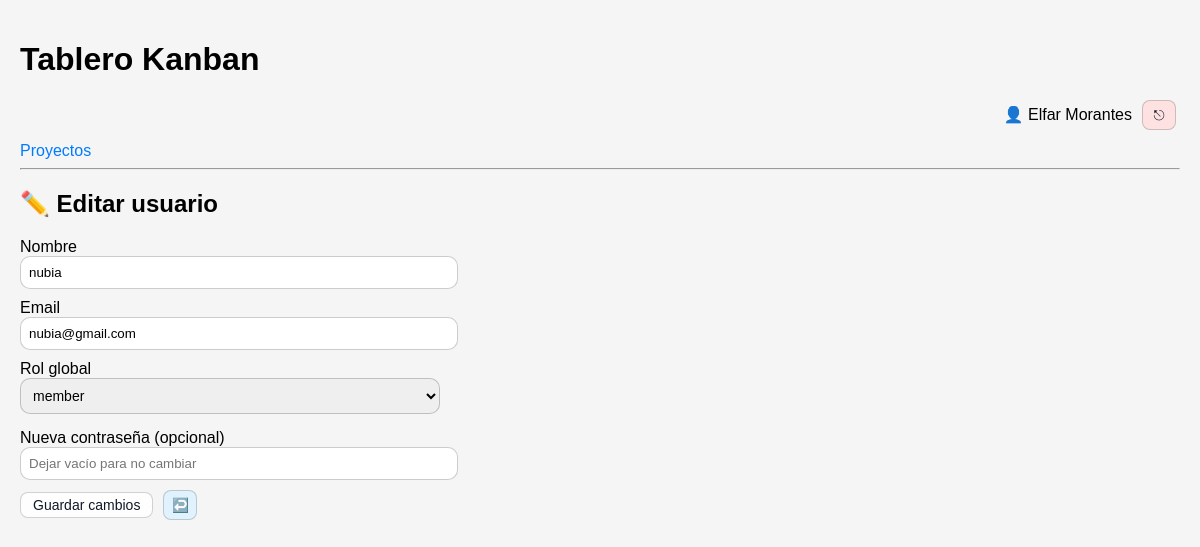
The app's page /?controller=users&action=edit&id=80824838 (signed in) with its own data.
### tables this page shows
CREATE TABLE `users` (
  `id` int(11) NOT NULL,
  `name` varchar(120) NOT NULL,
  `email` varchar(190) NOT NULL,
  `password_hash` varchar(255) NOT NULL,
  `role` enum('owner','admin','member','viewer') NOT NULL DEFAULT 'member',
  `created_at` datetime NOT NULL DEFAULT current_timestamp()
);

### core/BaseController.php (called while the page is built, shortened)
<?php
abstract class BaseController
{
    protected function render(string $view, array $params = []): void
    {
        extract($params);
        $viewFile = __DIR__ . '/../app/views/' . $view . '.php';
        include __DIR__ . '/../app/views/layout.php';
    }
}

### app/controllers/UsersController.php (called while the page is built, shortened)
<?php
require_once __DIR__ . '/../../core/BaseController.php';
require_once __DIR__ . '/../../core/Auth.php';
require_once __DIR__ . '/../models/User.php';
class UsersController extends BaseController
{
    public function edit(): void
    {
        $id = (int)($_GET['id'] ?? 0);
        $user = User::find($id);
        $this->render('users/edit', [
            'user'  => $user,
            'error' => $_GET['error'] ?? '',
            'ok'    => $_GET['ok'] ?? ''
        ]);
    }
}

### public/index.php (called while the page is built, shortened)
<?php
$actionName     = $_GET['action'] ?? 'index';
$controller = new $controllerClass();
try {
    $controller->$actionName();
} catch (Exception $e) {
    echo "<h1>Error</h1>";
    echo "<p>" . htmlspecialchars($e->getMessage()) . "</p>";
}

### core/Auth.php (called while the page is built, shortened)
<?php
class Auth
{
    public static function userId(): ?int
    {
        return isset($_SESSION['user_id']) ? (int)$_SESSION['user_id'] : null;
    }
    public static function check(): bool
    {
        return self::userId() !== null;
    }
}

### config/db.php (called while the page is built)
<?php
class Database
{
    private static ?\PDO $connection = null;
    public static function getConnection(): \PDO
    {
        if (self::$connection === null) {
            $host = 'localhost';
            $db   = 'kanban_db';
            $user = 'root';
            $pass = '';
            $dsn  = "mysql:host=$host;dbname=$db;charset=utf8mb4";
            self::$connection = new PDO($dsn, $user, $pass, [
                PDO::ATTR_ERRMODE            => PDO::ERRMODE_EXCEPTION,
                PDO::ATTR_DEFAULT_FETCH_MODE => PDO::FETCH_ASSOC
            ]);
            self::$connection->exec("SET time_zone = '-05:00'");
        }
        return self::$connection;
    }
}

### app/models/User.php (called while the page is built, shortened)
<?php
require_once __DIR__ . '/../../config/db.php';
class User
{
    private static function db(): PDO { return Database::getConnection(); }
    public static function find(int $id): ?array
    {
        $stmt = self::db()->prepare("SELECT id,name,email,role FROM users WHERE id=? LIMIT 1");
        $stmt->execute([$id]);
        $u = $stmt->fetch();
        return $u ?: null;
    }
}

### app/views/users/edit.php (the view, shortened to what this page needs)
<h2>✏️ Editar usuario</h2>
<form method="POST" action="<?= BASE_URL ?>?controller=users&action=update" style="max-width:420px;">
  <div style="margin-bottom:10px;">
    <label>Nombre</label><br>
    <input name="name" required
           value="<?= htmlspecialchars($user['name'] ?? '') ?>"
           style="width:100%;padding:8px;border-radius:10px;border:1px solid rgba(0,0,0,.2);">
  </div>
  <div style="margin-bottom:10px;">
    <label>Email</label><br>
    <input name="email" type="email" required
           value="<?= htmlspecialchars($user['email'] ?? '') ?>"
           style="width:100%;padding:8px;border-radius:10px;border:1px solid rgba(0,0,0,.2);">
  </div>
  <div style="margin-bottom:10px;">
    <label>Rol global</label><br>
    <select name="role" style="width:100%;padding:8px;border-radius:10px;border:1px solid rgba(0,0,0,.2);">
      <?php foreach (['member','viewer','admin','owner'] as $r): ?>
        <option value="<?= $r ?>" <?= (($user['role'] ?? '') === $r) ? 'selected' : '' ?>><?= $r ?></option>
      <?php endforeach; ?>
    </select>
  </div>
  <div style="margin-bottom:10px;">
    <label>Nueva contraseña (opcional)</label><br>
    <input name="password" type="password"
           placeholder="Dejar vacío para no cambiar"
           style="width:100%;padding:8px;border-radius:10px;border:1px solid rgba(0,0,0,.2);">
  </div>
  <div style="display:flex;gap:10px;align-items:center;">
    <button class="btn-icon" style="width:auto;padding:8px 12px;">Guardar cambios</button>
    <a class="btn-action view tip" data-tip="Volver"
       href="<?= BASE_URL ?>?controller=users&action=index">↩️</a>
  </div>
</form>

### app/views/layout.php (shortened to what this page needs)
<!DOCTYPE html>
<html lang="es">
<head>
</head>
<?php $isAuthPage = (strpos($viewFile, '/auth/login.php') !== false); ?>
<body class="<?= $isAuthPage ? 'auth-body' : '' ?>">
<?php if (!$isAuthPage): ?>
<header>
    <h1>Tablero Kanban</h1>
<nav>
    <?php
    require_once __DIR__ . '/../../core/Auth.php';
    require_once __DIR__ . '/../models/User.php';
    ?>
    <?php if (Auth::check()): ?>
      <?php $u = User::find(Auth::userId()); ?>
      <div style="display:flex;justify-content:flex-end;align-items:center;gap:10px;margin-bottom:12px;">
        <span class="tip" data-tip="<?= htmlspecialchars($u['email'] ?? '') ?>">
          👤 <?= htmlspecialchars($u['name'] ?? 'Usuario') ?>
        </span>
        <a href="<?= BASE_URL ?>?controller=auth&action=logout"
          class="btn-action del tip"
          data-tip="Cerrar sesión">
          ⎋
        </a>
      </div>
    <?php endif; ?>
</nav>
    <nav>
        <a href="<?= BASE_URL ?>?controller=projects&action=index">Proyectos</a>
    </nav>
    <hr>
</header>
<?php endif; ?>
<main class="<?= $isAuthPage ? 'auth-main' : '' ?>">
    <?php include $viewFile; ?>
</main>
</body>
</html>

### app/views/layout.php (style rules this page uses)
body { font-family: Arial, sans-serif; margin: 0; padding: 20px; background: #f5f5f5; }
header { margin-bottom: 20px; }
a { text-decoration: none; color: #007bff; }
form { margin-top: 8px; margin-bottom: 8px; }
input[type="text"], textarea, select { width: 100%; box-sizing: border-box; padding: 5px; margin-bottom: 5px; border-radius: 4px; border: 1px solid #ccc; font-size: 14px; }
button { padding: 5px 10px; border: none; border-radius: 4px; background: #007bff; color: #fff; cursor: pointer; font-size: 14px; }
.btn-icon { width: 30px; height: 26px; display: inline-flex; align-items: center; justify-content: center; border-radius: 8px; border: 1px solid rgba(0,0,0,0.18); background: rgba(255,255,255,0.9); cursor: pointer; color: #111827 !important; font-size: 14px; line-height: 1; }
.btn-action { width: 32px; height: 28px; display: inline-flex; align-items: center; justify-content: center; border-radius: 8px; border: 1px solid rgba(0,0,0,0.18); background: rgba(255,255,255,0.95); color: #111827; cursor: pointer; font-size: 14px; line-height: 1; margin-right: 4px; }
.btn-action.view { background: #e0f2fe; }
.btn-action.del { background: #fee2e2; }
.tip { position: relative; }

### records on screen
users: name "Elfar Morantes"
users: name "nubia", email "nubia@gmail.com", role "member"
